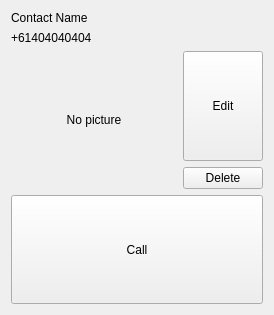
<ui version="4.0" >
 <class>ViewContactDialog</class>
 <widget class="QWidget" name="ViewContactDialog" >
  <property name="geometry" >
   <rect>
    <x>0</x>
    <y>0</y>
    <width>274</width>
    <height>315</height>
   </rect>
  </property>
  <property name="sizePolicy" >
   <sizepolicy vsizetype="Preferred" hsizetype="Preferred" >
    <horstretch>0</horstretch>
    <verstretch>0</verstretch>
   </sizepolicy>
  </property>
  <property name="windowTitle" >
   <string>View Contact</string>
  </property>
  <layout class="QGridLayout" >
   <item row="0" column="0" colspan="2" >
    <widget class="QLabel" name="nameLabel" >
     <property name="sizePolicy" >
      <sizepolicy vsizetype="Maximum" hsizetype="Expanding" >
       <horstretch>0</horstretch>
       <verstretch>0</verstretch>
      </sizepolicy>
     </property>
     <property name="text" >
      <string>Contact Name</string>
     </property>
    </widget>
   </item>
   <item row="1" column="0" colspan="2" >
    <widget class="QLabel" name="numberLabel" >
     <property name="sizePolicy" >
      <sizepolicy vsizetype="Maximum" hsizetype="Expanding" >
       <horstretch>0</horstretch>
       <verstretch>0</verstretch>
      </sizepolicy>
     </property>
     <property name="text" >
      <string>+61404040404</string>
     </property>
    </widget>
   </item>
   <item rowspan="2" row="2" column="0" >
    <widget class="QLabel" name="pictureLabel" >
     <property name="sizePolicy" >
      <sizepolicy vsizetype="MinimumExpanding" hsizetype="MinimumExpanding" >
       <horstretch>0</horstretch>
       <verstretch>0</verstretch>
      </sizepolicy>
     </property>
     <property name="text" >
      <string>No picture</string>
     </property>
     <property name="alignment" >
      <set>Qt::AlignCenter</set>
     </property>
    </widget>
   </item>
   <item row="2" column="1" >
    <widget class="QPushButton" name="editButton" >
     <property name="sizePolicy" >
      <sizepolicy vsizetype="Minimum" hsizetype="Preferred" >
       <horstretch>0</horstretch>
       <verstretch>0</verstretch>
      </sizepolicy>
     </property>
     <property name="text" >
      <string>Edit</string>
     </property>
    </widget>
   </item>
   <item row="3" column="1" >
    <widget class="QPushButton" name="deleteButton" >
     <property name="sizePolicy" >
      <sizepolicy vsizetype="Maximum" hsizetype="Preferred" >
       <horstretch>0</horstretch>
       <verstretch>0</verstretch>
      </sizepolicy>
     </property>
     <property name="text" >
      <string>Delete</string>
     </property>
    </widget>
   </item>
   <item row="4" column="0" colspan="2" >
    <widget class="QPushButton" name="callButton" >
     <property name="sizePolicy" >
      <sizepolicy vsizetype="Preferred" hsizetype="Expanding" >
       <horstretch>0</horstretch>
       <verstretch>0</verstretch>
      </sizepolicy>
     </property>
     <property name="text" >
      <string>Call</string>
     </property>
    </widget>
   </item>
  </layout>
 </widget>
 <resources/>
 <connections/>
</ui>
